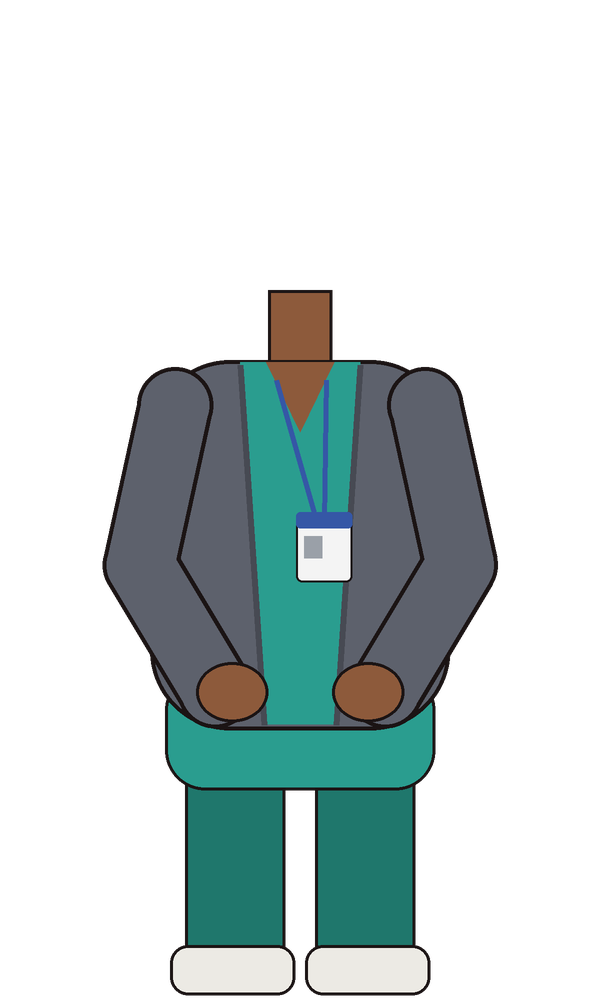
#> input picture assets/art/maya_body_seated.png, 600 x 1000 px
$ python krita_export.py
#> lines starting #> are read from the running program, lines starting #| are printed output that depends on the picture
#!/usr/bin/env python3
"""
Packs the generated art (assets/art/*.png) into layered Krita projects (assets/krita/*.kra).

Each project is first written as OpenRaster (.ora, layered), then converted by Krita's own
command line (krita --export) so you get native .kra files to repaint in Krita.
Run after build/make_short.py.
"""
import io
import os
import shutil
import subprocess
import sys
import zipfile
from pathlib import Path
from xml.sax.saxutils import quoteattr

from PIL import Image

ROOT = Path(__file__).resolve().parent.parent
ART = ROOT / "assets" / "art"
KRA = ROOT / "assets" / "krita"

# project -> (canvas size, [(layer name, png, x, y, visible)])  -- listed bottom to top
PROJECTS = {
    "maya_character_sheet": ((1600, 2000), [
        ("body_seated", "maya_body_seated.png", 0, 0, True),
        ("head_tired", "maya_head_tired.png", 140, 30, True),
        ("head_uneasy", "maya_head_uneasy.png", 140, 30, False),
        ("head_scared", "maya_head_scared.png", 140, 30, False),
        ("head_shock", "maya_head_shock.png", 140, 30, False),
        ("head_dread", "maya_head_dread.png", 140, 30, False),
        ("head_turned_scared", "maya_head_turned_scared.png", 140, 30, False),
        ("standing_step0", "maya_standing_step0.png", 700, 100, True),
        ("standing_step1", "maya_standing_step1.png", 1150, 100, True),
    ]),
    "stranger_character_sheet": ((1300, 1050), [
        ("calm", "stranger_calm.png", 20, 20, True),
        ("urgent_with_phone", "stranger_urgent_phone.png", 660, 20, True),
    ]),
    "sc2_platform": ((1080, 1920), [
        ("bg_platform", "bg_platform.png", 0, 0, True),
        ("far_train_downtown", "prop_train_far_downtown.png", -400, 690, True),
        ("near_train_not_in_service", "prop_train_near_out_of_service.png", -530, 1000, True),
        ("maya_standing", "maya_standing_step0.png", 610, 953, True),
    ]),
    "sc1_4_5_7_window": ((1080, 1920), [
        ("bg_window", "bg_window.png", 0, 0, True),
        ("other_train_window", "prop_other_train_window.png", 60, 400, True),
        ("stranger", "stranger_calm.png", 234, 397, True),
    ]),
    "sc3_4_8_interior": ((1080, 1920), [
        ("bg_interior", "bg_interior.png", 0, 0, True),
        ("maya_body", "maya_body_seated.png", 380, 550, True),
        ("maya_head", "maya_head_tired.png", 520, 580, True),
    ]),
    "sc6_phone": ((1080, 1920), [("phone_wrong_train", "prop_phone_wrong_train.png", 0, 0, True)]),
    "sc6_door_sign_tilt": ((1080, 3000), [("bg_door_sign_tilt", "bg_door_sign_tilt.png", 0, 0, True)]),
    "sc7_aerial": ((1080, 1920), [("bg_aerial_tracks", "bg_aerial_tracks.png", 0, 0, True)]),
    "end_card": ((1080, 1920), [("end_card", "end_card.png", 0, 0, True)]),
}


def find_krita():
    cands = [shutil.which("krita")]
    for base in (os.environ.get("ProgramFiles", r"C:\Program Files"), os.environ.get("LOCALAPPDATA", "") + r"\Programs"):
        cands += [str(Path(base) / "Krita (x64)" / "bin" / "krita.exe"), str(Path(base) / "Krita" / "bin" / "krita.exe")]
    return next((c for c in cands if c and Path(c).exists()), None)


def png_bytes(img):
    b = io.BytesIO()
    img.save(b, "PNG")
    return b.getvalue()


def write_ora(path, size, layers):
#> called with size = (1600, 2000)
    w, h = size
    merged = Image.new("RGBA", size, (0, 0, 0, 0))
#> merged: PIL image 1600x2000 RGBA; every value is 0
    stack = []
    with zipfile.ZipFile(path, "w") as z:
        z.writestr(zipfile.ZipInfo("mimetype"), "image/openraster", compress_type=zipfile.ZIP_STORED)
        for i, (name, png, x, y, vis) in enumerate(layers):
            img = Image.open(ART / png).convert("RGBA")
#> img is the input picture: PIL image 600x1000 RGBA; mean R, G, B, A 24.8, 36.2, 35.6, 79.6
            z.writestr(f"data/layer{i}.png", png_bytes(img), compress_type=zipfile.ZIP_DEFLATED)
            stack.insert(0, f'  <layer name={quoteattr(name)} src="data/layer{i}.png" x="{x}" y="{y}" '
                            f'opacity="1.0" visibility="{"visible" if vis else "hidden"}"/>')
            if vis:
                tmp = Image.new("RGBA", size, (0, 0, 0, 0))
                tmp.paste(img, (x, y), img)
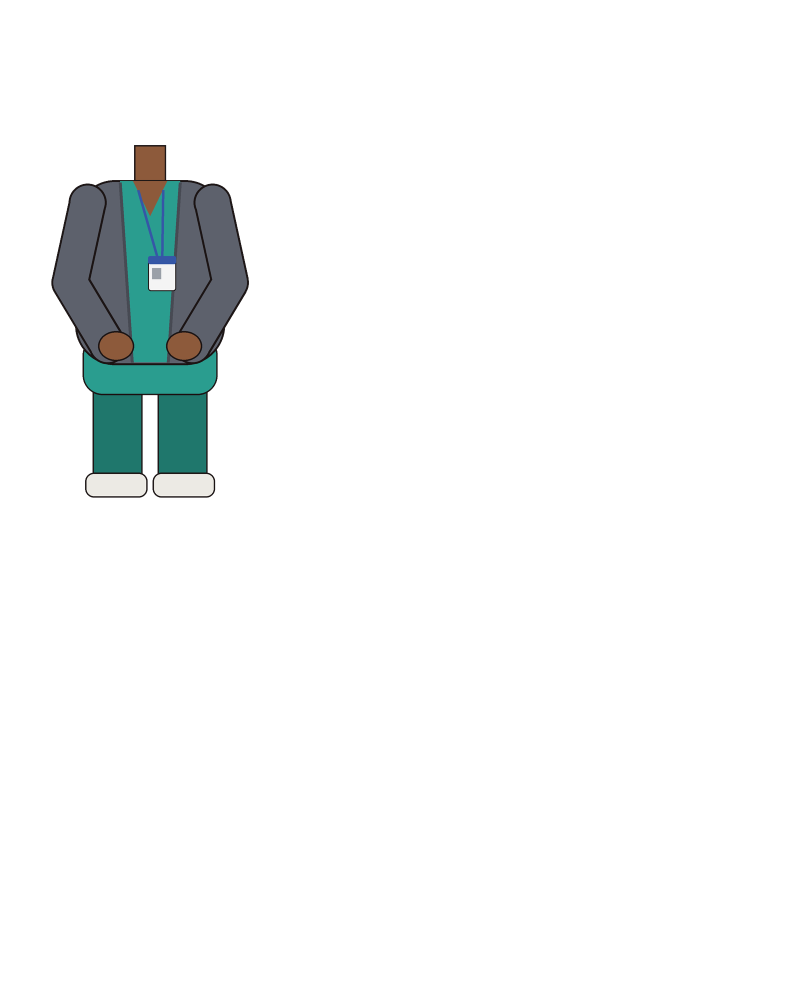
#> tmp: PIL image 1600x2000 RGBA (shown at 1/2 size); mean R, G, B, A 4.6, 6.8, 6.7, 14.9; transparent parts drawn white
                merged = Image.alpha_composite(merged, tmp)
        xml = (f'<?xml version="1.0" encoding="UTF-8"?>\n<image version="0.0.3" w="{w}" h="{h}">\n<stack>\n'
               + "\n".join(stack) + "\n</stack>\n</image>\n")
        z.writestr("stack.xml", xml, compress_type=zipfile.ZIP_DEFLATED)
        z.writestr("mergedimage.png", png_bytes(merged), compress_type=zipfile.ZIP_DEFLATED)
        thumb = merged.copy()
        thumb.thumbnail((256, 256))
        z.writestr("Thumbnails/thumbnail.png", png_bytes(thumb), compress_type=zipfile.ZIP_DEFLATED)


def main():
    KRA.mkdir(parents=True, exist_ok=True)
    krita = find_krita()
    print("Krita:", krita or "NOT FOUND (leaving .ora files, which Krita also opens with layers)")
    for name, (size, layers) in PROJECTS.items():
        ora = KRA / f"{name}.ora"
        write_ora(ora, size, layers)
        if not krita:
            continue
        kra = KRA / f"{name}.kra"
        preview = KRA / f"{name}_preview.png"
        for target in (kra, preview):
            r = subprocess.run([krita, str(ora), "--export", "--export-filename", str(target)],
                               capture_output=True, text=True, timeout=300)
            ok = target.exists()
            print(f"  {target.name}: {'ok' if ok else 'FAILED'}" + ("" if ok else f" ({r.stderr.strip()[:200]})"))
        if kra.exists():
            ora.unlink()


if __name__ == "__main__":
#> (the run stopped early here; a loop or call above may not have finished)

$ run again, with assets/art/depth_fog1.png copied over assets/art/maya_body_seated.png
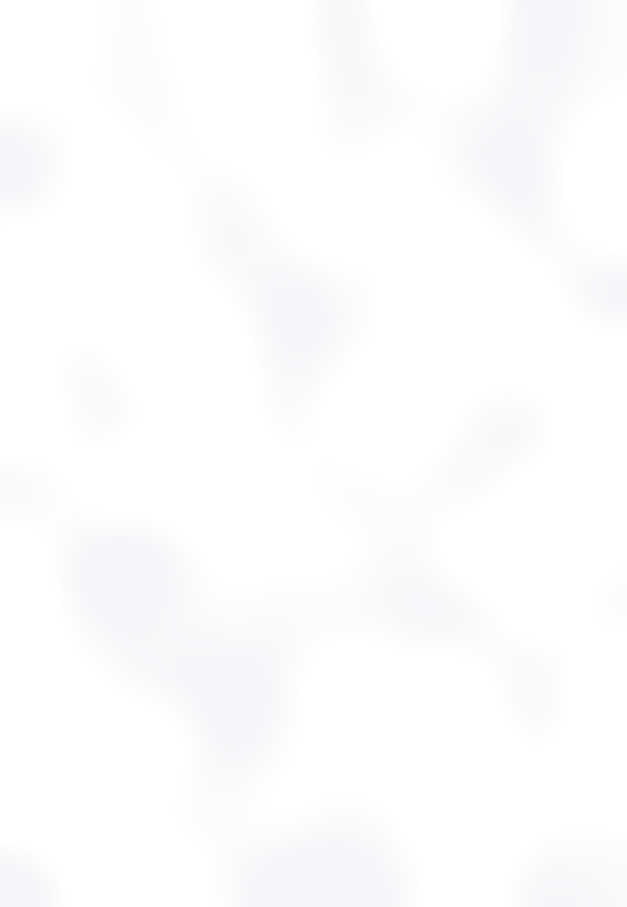
#> input picture assets/art/depth_fog1.png, 1880 x 2720 px (shown at 1/3 size)
#> in write_ora, img is the input picture: PIL image 1880x2720 RGBA; mean R, G, B, A 205, 212, 225, 9.7
#> in write_ora, `tmp.paste(img, (x, y), img)`:
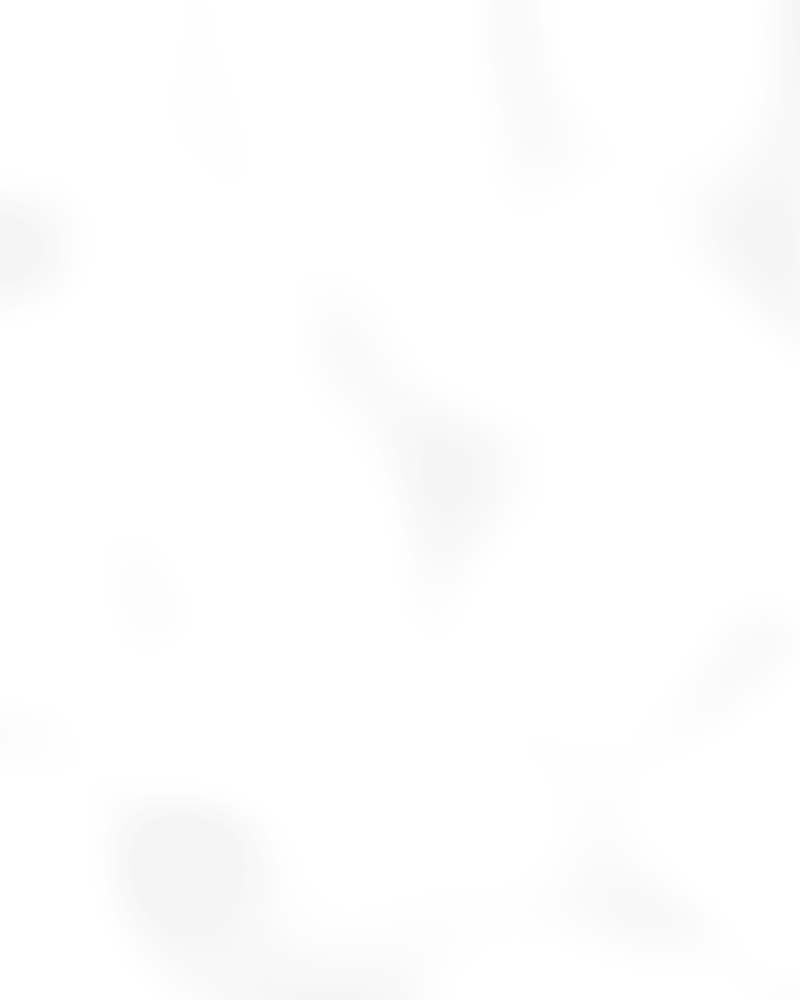
#> tmp: PIL image 1600x2000 RGBA (shown at 1/2 size); mean R, G, B, A 7.5, 7.8, 8.3, 1.2; transparent parts drawn white

$ run again, with assets/art/depth_int_wall.png copied over assets/art/maya_body_seated.png
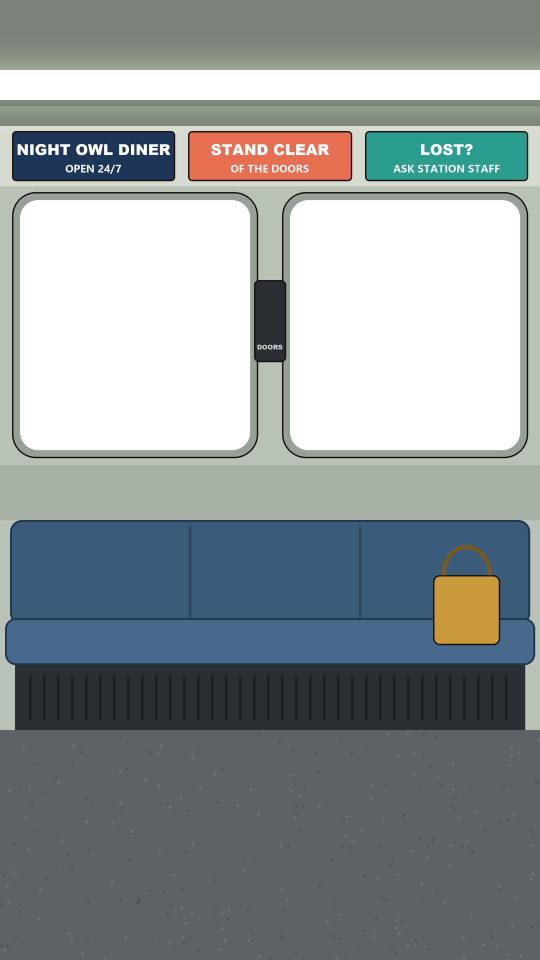
#> input picture assets/art/depth_int_wall.png, 1080 x 1920 px (shown at 1/2 size)
#> in write_ora, img is the input picture: PIL image 1080x1920 RGBA; mean R, G, B, A 89.1, 98.8, 103.4, 198.6
#> in write_ora, `tmp.paste(img, (x, y), img)`:
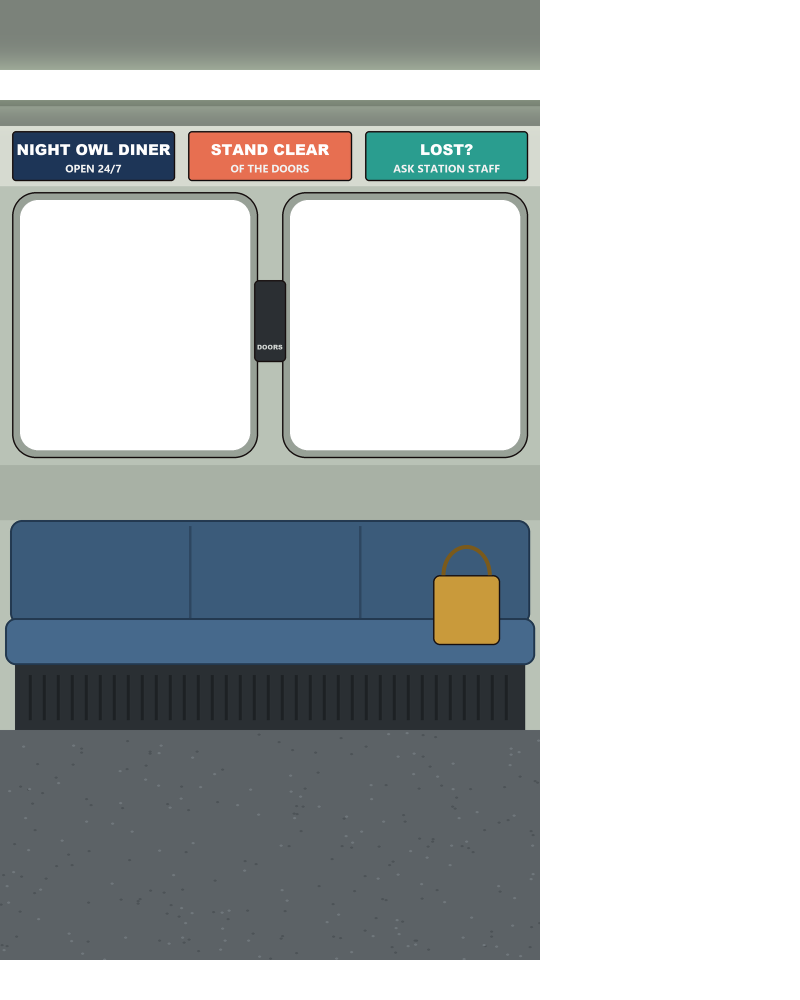
#> tmp: PIL image 1600x2000 RGBA (shown at 1/2 size); mean R, G, B, A 55.7, 60.9, 62.1, 128.6; transparent parts drawn white

$ run again, with assets/art/depth_maya_close.png copied over assets/art/maya_body_seated.png
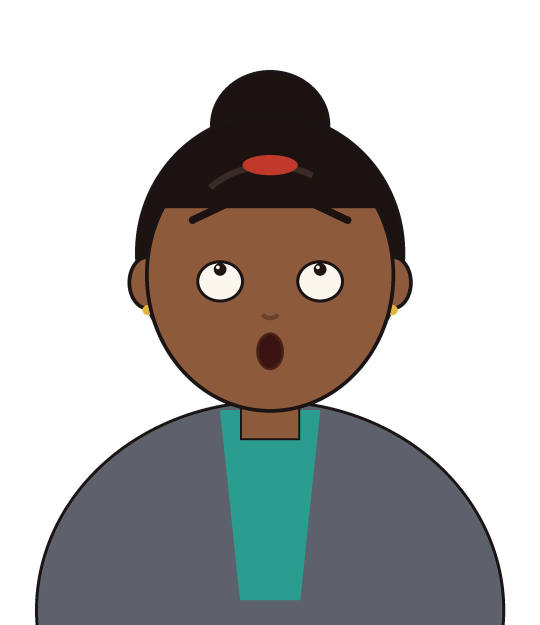
#> input picture assets/art/depth_maya_close.png, 1080 x 1250 px (shown at 1/2 size)
#> in write_ora, img is the input picture: PIL image 1080x1250 RGBA; mean R, G, B, A 41.2, 39.4, 37.2, 115
#> in write_ora, `tmp.paste(img, (x, y), img)`:
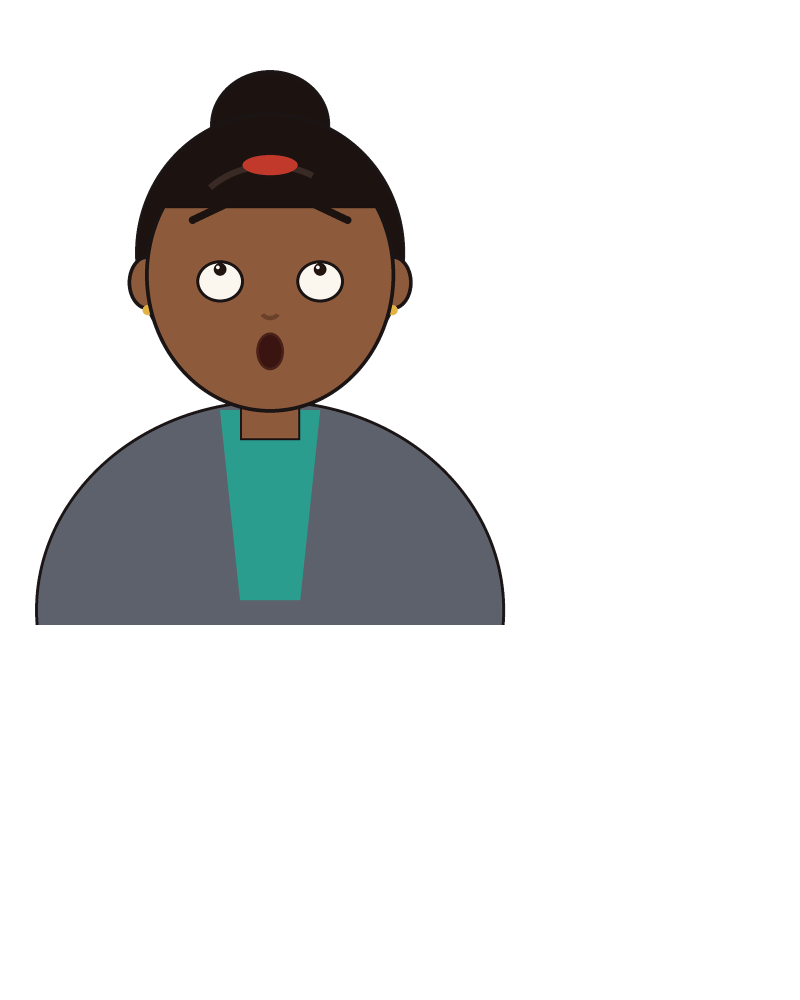
#> tmp: PIL image 1600x2000 RGBA (shown at 1/2 size); mean R, G, B, A 17.4, 16.6, 15.7, 48.5; transparent parts drawn white
